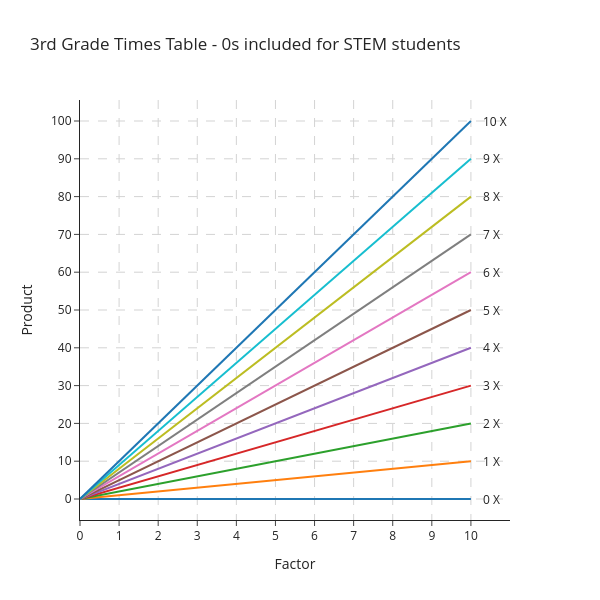

Source (notebook cell):
### Markdown cell above
### Bring your own data viz
Jupyter does not provide built-in data visualization tools. 
Libraries like Plotly, Matplotlib, Altair or others are required.

### Code cell
import plotly 
import plotly.graph_objects as go
print(f'Plotly version {plotly.__version__}')

x_values = df_polars['1'].to_list()
fig = go.Figure([
        go.Scatter(
        x=x_values,
        y=df_polars[c].to_list(),
        mode='lines',
        name=c + '*X')
    for c in df_polars.columns
])
fig.update_layout(
    title='3rd Grade Times Table - 0s included for STEM students',
    xaxis_title='Factor',
    yaxis_title='Product',
    template='simple_white',
    hovermode='x unified',
    showlegend=False,
    width=(w:=600),
    height=w,
    margin=dict(r=90))
fig.update_xaxes(
    range=[min(x_values), max(x_values) + 1],
    tickmode='array',
    tickvals=x_values,
    ticktext=[str(value) for value in x_values],
    showgrid=True,
    gridcolor='lightgray',
    griddash='dash')
fig.update_yaxes(
    tickmode='array',
    tickvals=list(range(0, 101, 10)),
    showgrid=True,
    gridcolor='lightgray',
    griddash='dash')
fig.update_traces(cliponaxis=False)

for column in df_polars.columns:
    fig.add_annotation(
        x=x_values[-1],
        y=df_polars[column].to_list()[-1],
        text=column + ' X',
        showarrow=False,
        xanchor='left',
        xshift=10,
        yanchor='middle')

fig

### Figure 1 — Plotly figure (JSON) as saved in the notebook; plotly's stock layout.template omitted (floating-point values rounded to 4 significant figures)
{"data": [{"cliponaxis": false, "mode": "lines", "name": "0*X", "type": "scatter", "x": [0, 1, 2, 3, 4, 5, 6, 7, 8, 9, 10], "y": [0, 0, 0, 0, 0, 0, 0, 0, 0, 0, 0]}, {"cliponaxis": false, "mode": "lines", "name": "1*X", "type": "scatter", "x": [0, 1, 2, 3, 4, 5, 6, 7, 8, 9, 10], "y": [0, 1, 2, 3, 4, 5, 6, 7, 8, 9, 10]}, {"cliponaxis": false, "mode": "lines", "name": "2*X", "type": "scatter", "x": [0, 1, 2, 3, 4, 5, 6, 7, 8, 9, 10], "y": [0, 2, 4, 6, 8, 10, 12, 14, 16, 18, 20]}, {"cliponaxis": false, "mode": "lines", "name": "3*X", "type": "scatter", "x": [0, 1, 2, 3, 4, 5, 6, 7, 8, 9, 10], "y": [0, 3, 6, 9, 12, 15, 18, 21, 24, 27, 30]}, {"cliponaxis": false, "mode": "lines", "name": "4*X", "type": "scatter", "x": [0, 1, 2, 3, 4, 5, 6, 7, 8, 9, 10], "y": [0, 4, 8, 12, 16, 20, 24, 28, 32, 36, 40]}, {"cliponaxis": false, "mode": "lines", "name": "5*X", "type": "scatter", "x": [0, 1, 2, 3, 4, 5, 6, 7, 8, 9, 10], "y": [0, 5, 10, 15, 20, 25, 30, 35, 40, 45, 50]}, {"cliponaxis": false, "mode": "lines", "name": "6*X", "type": "scatter", "x": [0, 1, 2, 3, 4, 5, 6, 7, 8, 9, 10], "y": [0, 6, 12, 18, 24, 30, 36, 42, 48, 54, 60]}, {"cliponaxis": false, "mode": "lines", "name": "7*X", "type": "scatter", "x": [0, 1, 2, 3, 4, 5, 6, 7, 8, 9, 10], "y": [0, 7, 14, 21, 28, 35, 42, 49, 56, 63, 70]}, {"cliponaxis": false, "mode": "lines", "name": "8*X", "type": "scatter", "x": [0, 1, 2, 3, 4, 5, 6, 7, 8, 9, 10], "y": [0, 8, 16, 24, 32, 40, 48, 56, 64, 72, 80]}, {"cliponaxis": false, "mode": "lines", "name": "9*X", "type": "scatter", "x": [0, 1, 2, 3, 4, 5, 6, 7, 8, 9, 10], "y": [0, 9, 18, 27, 36, 45, 54, 63, 72, 81, 90]}, {"cliponaxis": false, "mode": "lines", "name": "10*X", "type": "scatter", "x": [0, 1, 2, 3, 4, 5, 6, 7, 8, 9, 10], "y": [0, 10, 20, 30, 40, 50, 60, 70, 80, 90, 100]}], "layout": {"annotations": [{"showarrow": false, "text": "0 X", "x": 10, "xanchor": "left", "xshift": 10, "y": 0, "yanchor": "middle"}, {"showarrow": false, "text": "1 X", "x": 10, "xanchor": "left", "xshift": 10, "y": 10, "yanchor": "middle"}, {"showarrow": false, "text": "2 X", "x": 10, "xanchor": "left", "xshift": 10, "y": 20, "yanchor": "middle"}, {"showarrow": false, "text": "3 X", "x": 10, "xanchor": "left", "xshift": 10, "y": 30, "yanchor": "middle"}, {"showarrow": false, "text": "4 X", "x": 10, "xanchor": "left", "xshift": 10, "y": 40, "yanchor": "middle"}, {"showarrow": false, "text": "5 X", "x": 10, "xanchor": "left", "xshift": 10, "y": 50, "yanchor": "middle"}, {"showarrow": false, "text": "6 X", "x": 10, "xanchor": "left", "xshift": 10, "y": 60, "yanchor": "middle"}, {"showarrow": false, "text": "7 X", "x": 10, "xanchor": "left", "xshift": 10, "y": 70, "yanchor": "middle"}, {"showarrow": false, "text": "8 X", "x": 10, "xanchor": "left", "xshift": 10, "y": 80, "yanchor": "middle"}, {"showarrow": false, "text": "9 X", "x": 10, "xanchor": "left", "xshift": 10, "y": 90, "yanchor": "middle"}, {"showarrow": false, "text": "10 X", "x": 10, "xanchor": "left", "xshift": 10, "y": 100, "yanchor": "middle"}], "height": 600, "hovermode": "x unified", "margin": {"r": 90}, "showlegend": false, "title": {"text": "3rd Grade Times Table - 0s included for STEM students"}, "width": 600, "xaxis": {"gridcolor": "lightgray", "griddash": "dash", "range": [0, 11], "showgrid": true, "tickmode": "array", "ticktext": ["0", "1", "2", "3", "4", "5", "6", "7", "8", "9", "10"], "tickvals": [0, 1, 2, 3, 4, 5, 6, 7, 8, 9, 10], "title": {"text": "Factor"}}, "yaxis": {"gridcolor": "lightgray", "griddash": "dash", "showgrid": true, "tickmode": "array", "tickvals": [0, 10, 20, 30, 40, 50, 60, 70, 80, 90, 100], "title": {"text": "Product"}}}}
